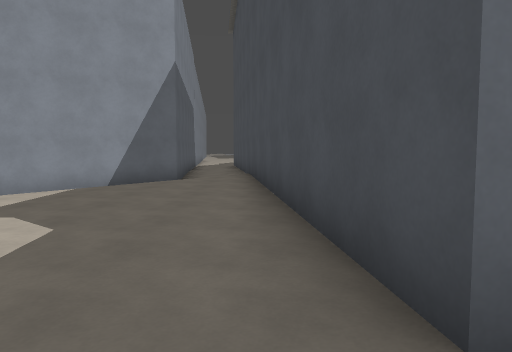
[1] (above)

18 first-person views from a walk through a level from a Godot 3-D game. The camera is 1.4 m above the floor, tilts 4° down and sees 70° across. The floor is counted in squares, 2 m on a side. Each view is taken from the middle of a square. On the plan, view 1 faces up. The plan holds only what a view shows up to about 11 squares ahead; the rest is blank. The place goes on beyond the plan. Surface patterns are stand-ins for the level's own textures.

[2]
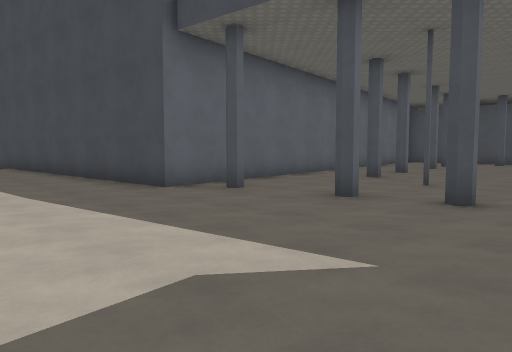

[3]
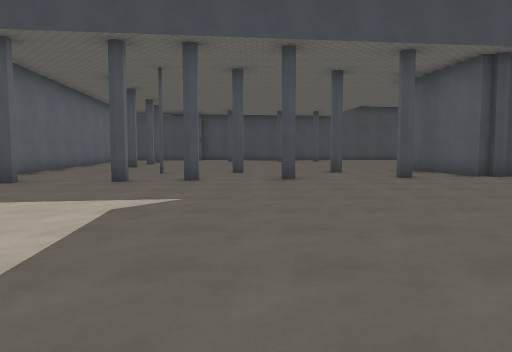

[4]
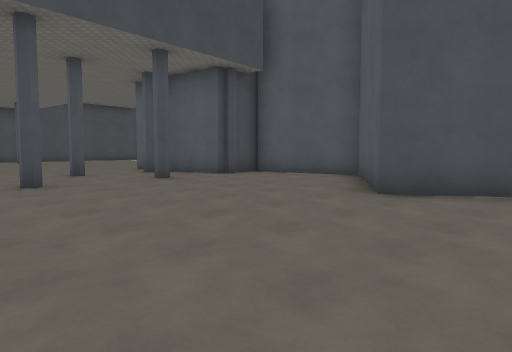

[5]
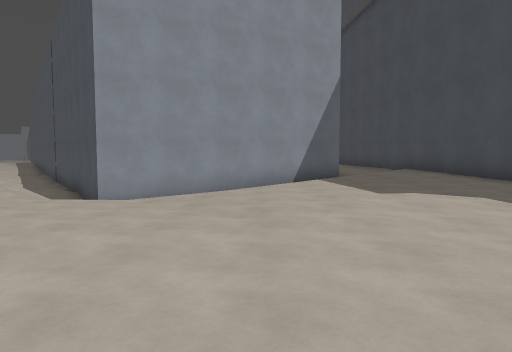

[6]
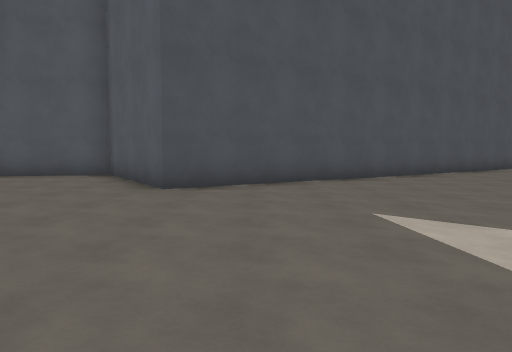

[7]
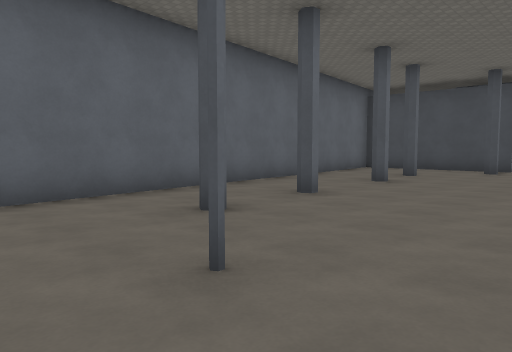

[8]
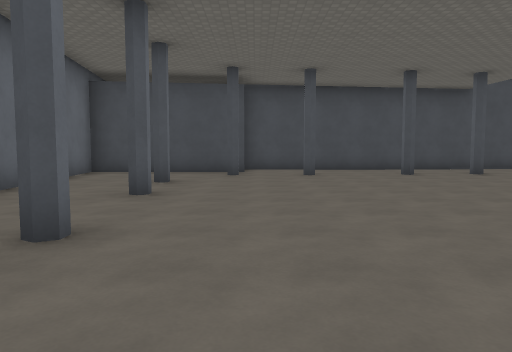

[9]
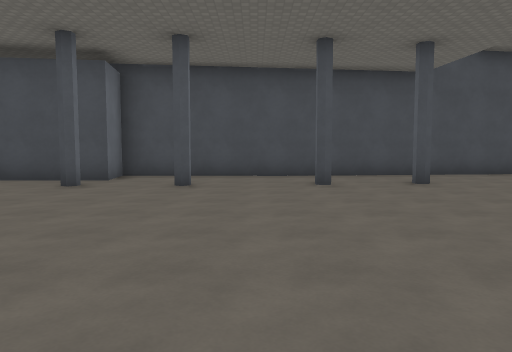

[10]
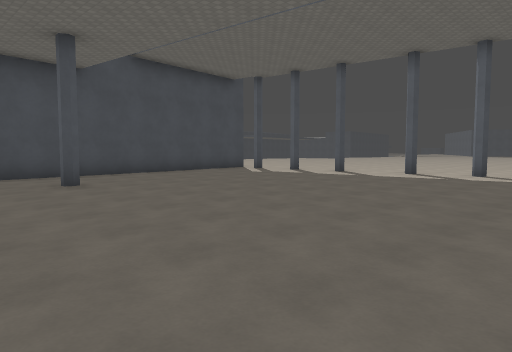

[11]
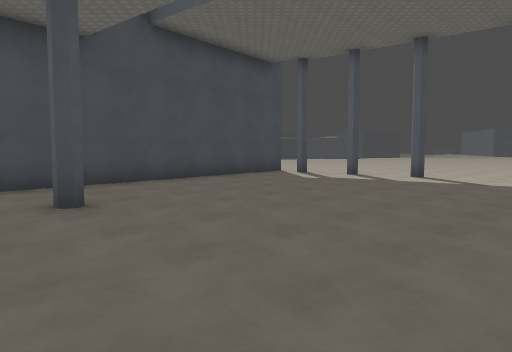

[12]
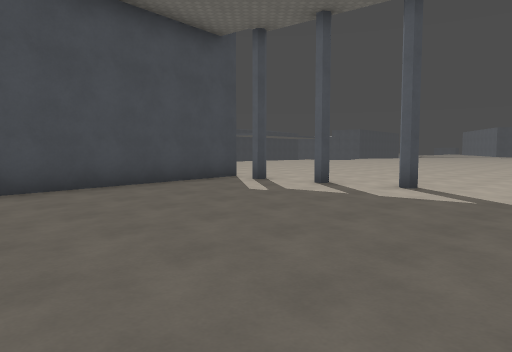

[13]
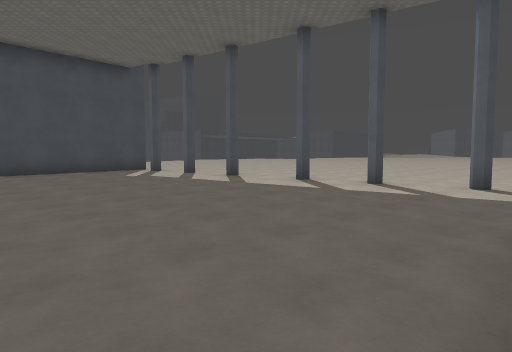

[14]
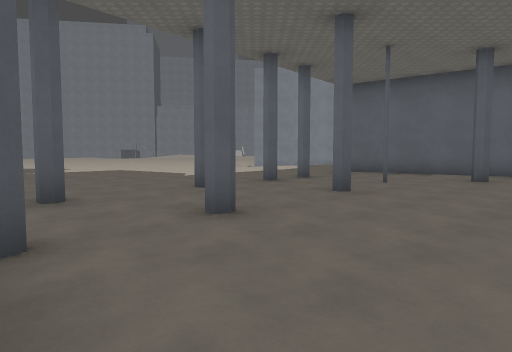

[15]
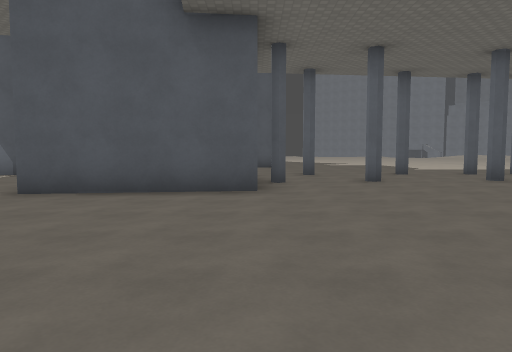

[16]
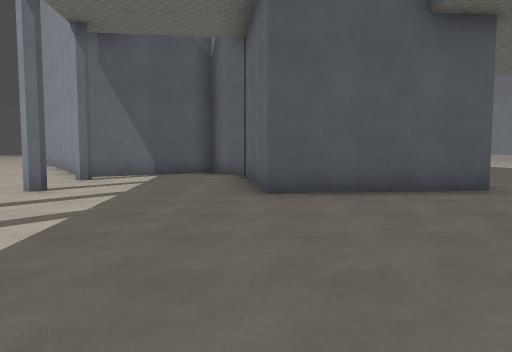

[17]
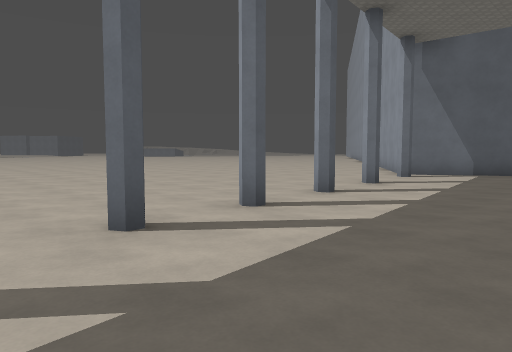

[18]
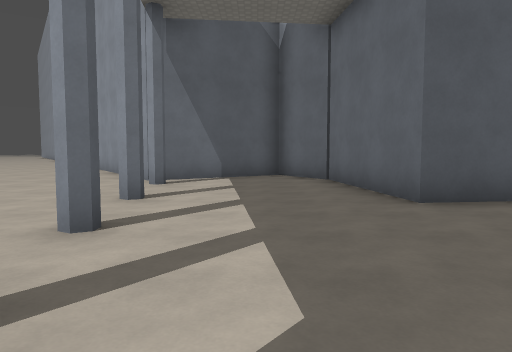

### Floor plan
Key: @ floor where view 1 was taken; # wall or solid block; . main floor; : floor 0.25 m higher than the main floor; - floor 0.25 m lower than the main floor; _ floor 0.5 m lower than the main floor; / step, stairs or slope.
Columns run from 9 left of view 1 to 20 right of it. Each row starts with its distance up from view 1.
 11       #  #
 10     ###  #
  9    ##/  /#
  8 ####/  .:#
  7 ##/  /...##
  6     /.....#
  5 _///-.....#
  4 ___--.....#
  3 _----.....#       ########
  2  ----.....#########..::::#
  1   ....................:::#
  0   .......@.#...#.#..#.#::##
 -1    .....................#:##
 -2     . .....#.#............:#
 -3      ......................#
 -4     ..........#.........#..#
 -5    ........................#
 -6    ........#.............#.##
 -7   ............#.............#
 -8  ...........................#
 -9  ...........#............#..#
-10 ......##......##............#
-11 ....####....#####...........#
-12 ...##  ##...#   #...........#
-13 .###    #####   #...........#
-14 ##         ######...........##
-15            #.................#
-16            #...............#.#
-17            #............#.#...
-18            ##...#.#..........
-19           ###...............
-20           #.................

Where each view was taken, in squares from view 1:
view 1: 0 up, 0 right, facing up
view 2: 5 down, 3 left, facing up-right
view 3: 5 down, 6 left, facing right
view 4: 4 down, 5 left, facing down-right
view 5: 2 down, 5 left, facing up
view 6: 3 down, 4 left, facing down
view 7: 4 down, 3 right, facing up-right
view 8: 2 down, 5 right, facing right
view 9: 5 down, 8 right, facing right
view 10: 6 down, 8 right, facing down-right
view 11: 7 down, 11 right, facing down-right
view 12: 10 down, 12 right, facing down-right
view 13: 10 down, 7 right, facing down-right
view 14: 10 down, 8 right, facing up-left
view 15: 10 down, 13 right, facing left
view 16: 14 down, 13 right, facing left
view 17: 14 down, 14 right, facing down-left
view 18: 16 down, 12 right, facing left
